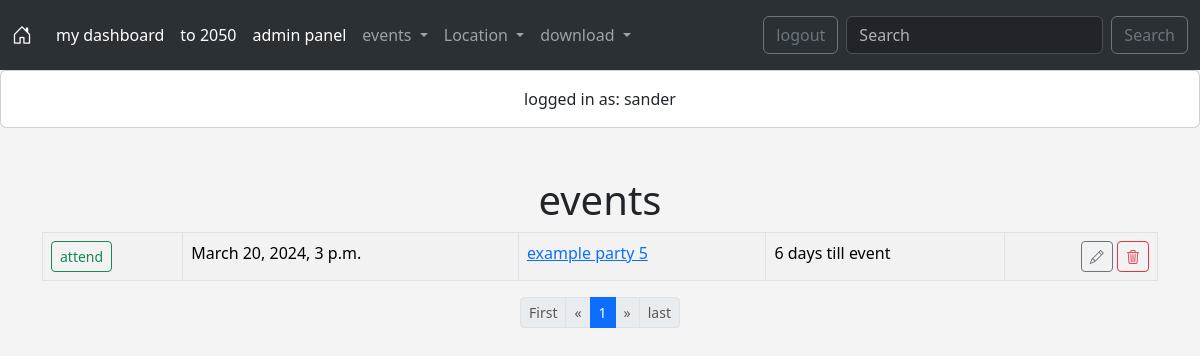
/events/ (signed in), run on the app's committed database.
### events/models.py (models this page shows, shortened)
class Event(models.Model):
    name = models.CharField("Event Name",max_length=255)
    event_date = models.DateTimeField("Event Date")
    location = models.ForeignKey(Location, blank=True, null=True, on_delete=models.CASCADE)
    manager = models.ForeignKey(User, blank=True, null=True, on_delete=models.SET_NULL)
    description = models.TextField(" Event Description", null=True, blank=True)
    attendees = models.ManyToManyField(User, blank=True, related_name="attendee")
    approved = models.BooleanField("approved", default=False)
    event_image = models.ImageField("event image", blank=True ,upload_to="images/")
    @property
    def Days_Till(self):
        today = date.today()
        days_till = self.event_date.date() - today
        days_till_stripped = str(days_till).split(",",1)[0]
        return days_till_stripped
    @property
    def Is_Past(self):
        today = date.today()
        if self.event_date.date() < today:
            thing = "past"
        else:
            thing = "up cumming"
        return thing

### events/views.py (the view)
# urls.py: path("events/", views.all_events, name="list-events"),
def all_events(request):
    show_pagination = True
    events = Event.objects.all().order_by("event_date")
    up_coming_events = []
    for event in events:
        if event.Days_Till > "0 ":
            up_coming_events.append(event)
    pagination = Paginator(up_coming_events,5)
    page = request.GET.get("page")
    pages = pagination.get_page(page)
    nums = "a" * pages.paginator.num_pages
    return_page = "list-events"
    if request.user.id == None:
        current_user_events = []
    else:
        current_user_events = Event.objects.filter(attendees=request.user)
    return render(request, "events/events_list.html", { "current_user_events":current_user_events, "pages":pages, "nums":nums, "return_page":return_page, "show_pagination": show_pagination})

### events/templates/events/events_list.html
<!DOCTYPE html>
{% extends "events/base.html" %} {%block content %}
<center>
  {% if user.is_authenticated %}
  <h1>events</h1>
  {% else %}
  <h1>events</h1>
  <p>if you wanna join or see event create an account</p>
  {% endif %}
  {% include 'events/table_events.html' %}
</center>
<br />
{% endblock%}

### events/templates/events/base.html (shortened to what this page needs)
<!DOCTYPE html>
<html lang="en">
  <head>
    <link
      href="https://cdn.jsdelivr.net/npm/bootstrap@5.3.2/dist/css/bootstrap.min.css"
      rel="stylesheet"
    />
    <link
      rel="stylesheet"
      href="https://cdn.jsdelivr.net/npm/bootstrap-icons@1.11.2/font/bootstrap-icons.min.css"
    />
  </head>
  <body>
    {% include "events/navbar.html"%}
    <center>
      <div class="card">
        {% if user.is_authenticated %}
        <div class="card-body">logged in as: {{user}}</div>
        {% endif %}
      </div>
    </center>
    <br />
    <br />
    <div class="container">
       {% block content %} {% endblock %}
    </div>
  </body>
</html>

### events/templates/events/table_events.html (shortened to what this page needs)
<!DOCTYPE html>
{% block content %}
<table class="table table-striped table-hover table-bordered">
  {%for event in pages%}
  {% if event.Is_Past == "up cumming" %}
  <tr>
    {% if user.is_authenticated %}
    <td align="left">
      {% if event in current_user_events %}
      <a
        href="{%url 'cancel-event' event.id return_page %}"
        class="btn btn-outline-warning btn-sm"
        >un attend</a
      >
      {% else %}
      <a
        href="{%url 'attend-event' event.id return_page %}"
        class="btn btn-outline-success btn-sm"
        >attend</a
      >
      {% endif %}
    </td>
    {% endif %}
    <td>{{event.event_date}}</td>
    {% if user.is_authenticated %}
    <td>
      <a href="{%url 'show-event' event.id return_page%}">{{event.name}}</a>
    </td>
    {% else %}
    <td>{{event.name}}</td>
    {% endif %}
    {% if event.Days_Till == "0:00:00"%}
    <td>today</td>
    {% else %}
    <td>{{event.Days_Till}} till event</td>
    {% endif %}
    {% if user.is_authenticated %}
    <td align="right">
      {% if user == event.manager %}
      <a
        href="{%url 'update-event' event.id return_page%}"
        class="btn btn-outline-secondary btn-sm"
        ><i class="bi bi-pencil"></i>
      </a>
      <a
        href="{%url 'delete-event' event.id return_page%}"
        class="btn btn-outline-danger btn-sm"
        ><i class="bi bi-trash3"></i
      ></a>
      {% endif %}
    </td>
    {% endif %}
  </tr>
  {% endif %}
  {%endfor%}
</table>
{% if show_pagination %}
{% include "events/paginator.html" %}
{% endif %}
{% endblock content %}

### events/templates/events/base.html (style rules this page uses)
body { background: #f4f4f4; }

### data on the page
Event: shows "attend", event_date "March 20, 2024, 3 p.m.", name "example party 5", Days_Till "6 days"

### other printed values
{{ user }} "sander"
{{ p }} "1"
